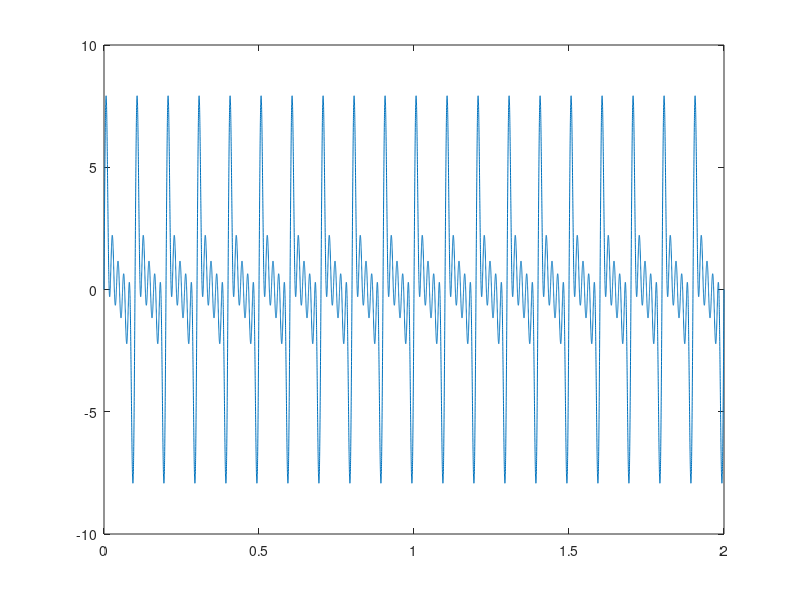

Write MATLAB code to recreate this figure.

t = 0:0.0001:2;
x=2*sin(2*pi*10*t)+2*sin(2*pi*20*t)+2*sin(2*pi*30*t)+2*sin(2*pi*40*t)+2*sin(2*pi*50*t);
plot(t,x)


%t = 0:.0001:.0625;
%x = square(4*pi*30*t); 
%plot(t,x)
